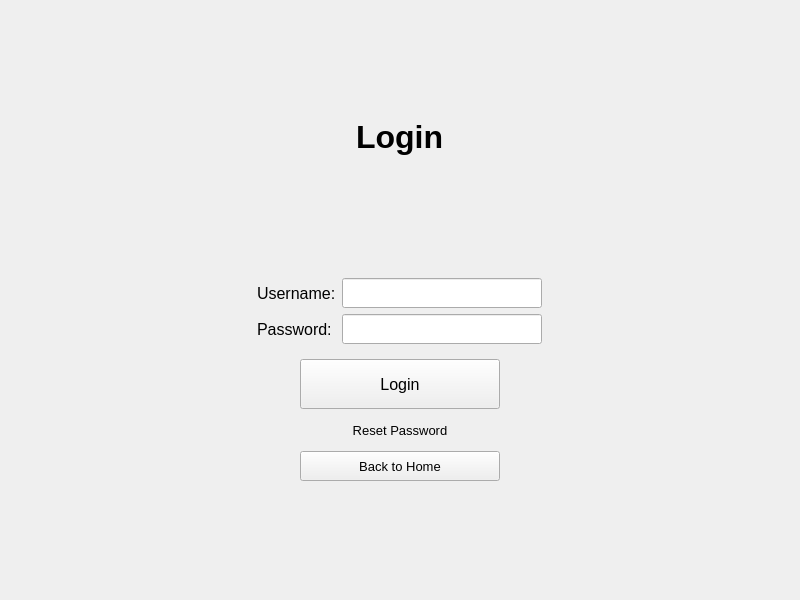
<?xml version="1.0" encoding="UTF-8"?>
<ui version="4.0">
 <class>LoginPage</class>
 <widget class="QWidget" name="LoginPage">
  <property name="geometry">
   <rect>
    <x>0</x>
    <y>0</y>
    <width>800</width>
    <height>600</height>
   </rect>
  </property>
  <property name="windowTitle">
   <string>Login</string>
  </property>
  <layout class="QVBoxLayout" name="verticalLayout">
   <item>
    <spacer name="verticalSpacer">
     <property name="orientation">
      <enum>Qt::Vertical</enum>
     </property>
     <property name="sizeHint" stdset="0">
      <size>
       <width>20</width>
       <height>40</height>
      </size>
     </property>
    </spacer>
   </item>
   <item alignment="Qt::AlignHCenter">
    <widget class="QLabel" name="titleLabel">
     <property name="font">
      <font>
       <pointsize>24</pointsize>
       <bold>true</bold>
      </font>
     </property>
     <property name="text">
      <string>Login</string>
     </property>
    </widget>
   </item>
   <item>
    <spacer name="verticalSpacer_2">
     <property name="orientation">
      <enum>Qt::Vertical</enum>
     </property>
     <property name="sizeHint" stdset="0">
      <size>
       <width>20</width>
       <height>40</height>
      </size>
     </property>
    </spacer>
   </item>
   <item alignment="Qt::AlignHCenter">
    <widget class="QWidget" name="formWidget" native="true">
     <layout class="QFormLayout" name="formLayout">
      <item row="0" column="0">
       <widget class="QLabel" name="usernameLabel">
        <property name="font">
         <font>
          <pointsize>12</pointsize>
         </font>
        </property>
        <property name="text">
         <string>Username:</string>
        </property>
       </widget>
      </item>
      <item row="0" column="1">
       <widget class="QLineEdit" name="usernameLineEdit">
        <property name="minimumSize">
         <size>
          <width>200</width>
          <height>30</height>
         </size>
        </property>
        <property name="font">
         <font>
          <pointsize>12</pointsize>
         </font>
        </property>
       </widget>
      </item>
      <item row="1" column="0">
       <widget class="QLabel" name="passwordLabel">
        <property name="font">
         <font>
          <pointsize>12</pointsize>
         </font>
        </property>
        <property name="text">
         <string>Password:</string>
        </property>
       </widget>
      </item>
      <item row="1" column="1">
       <widget class="QLineEdit" name="passwordLineEdit">
        <property name="minimumSize">
         <size>
          <width>200</width>
          <height>30</height>
         </size>
        </property>
        <property name="font">
         <font>
          <pointsize>12</pointsize>
         </font>
        </property>
        <property name="echoMode">
         <enum>QLineEdit::Password</enum>
        </property>
       </widget>
      </item>
     </layout>
    </widget>
   </item>
   <item alignment="Qt::AlignHCenter">
    <widget class="QPushButton" name="loginButton">
     <property name="minimumSize">
      <size>
       <width>200</width>
       <height>50</height>
      </size>
     </property>
     <property name="font">
      <font>
       <pointsize>12</pointsize>
      </font>
     </property>
     <property name="text">
      <string>Login</string>
     </property>
    </widget>
   </item>
   <item alignment="Qt::AlignHCenter">
    <widget class="QPushButton" name="resetPasswordButton">
     <property name="minimumSize">
      <size>
       <width>200</width>
       <height>30</height>
      </size>
     </property>
     <property name="font">
      <font>
       <pointsize>10</pointsize>
      </font>
     </property>
     <property name="text">
      <string>Reset Password</string>
     </property>
     <property name="flat">
      <bool>true</bool>
     </property>
    </widget>
   </item>
   <item alignment="Qt::AlignHCenter">
    <widget class="QPushButton" name="backButton">
     <property name="minimumSize">
      <size>
       <width>200</width>
       <height>30</height>
      </size>
     </property>
     <property name="font">
      <font>
       <pointsize>10</pointsize>
      </font>
     </property>
     <property name="text">
      <string>Back to Home</string>
     </property>
    </widget>
   </item>
   <item>
    <spacer name="verticalSpacer_3">
     <property name="orientation">
      <enum>Qt::Vertical</enum>
     </property>
     <property name="sizeHint" stdset="0">
      <size>
       <width>20</width>
       <height>40</height>
      </size>
     </property>
    </spacer>
   </item>
  </layout>
 </widget>
 <resources/>
 <connections/>
</ui> 
